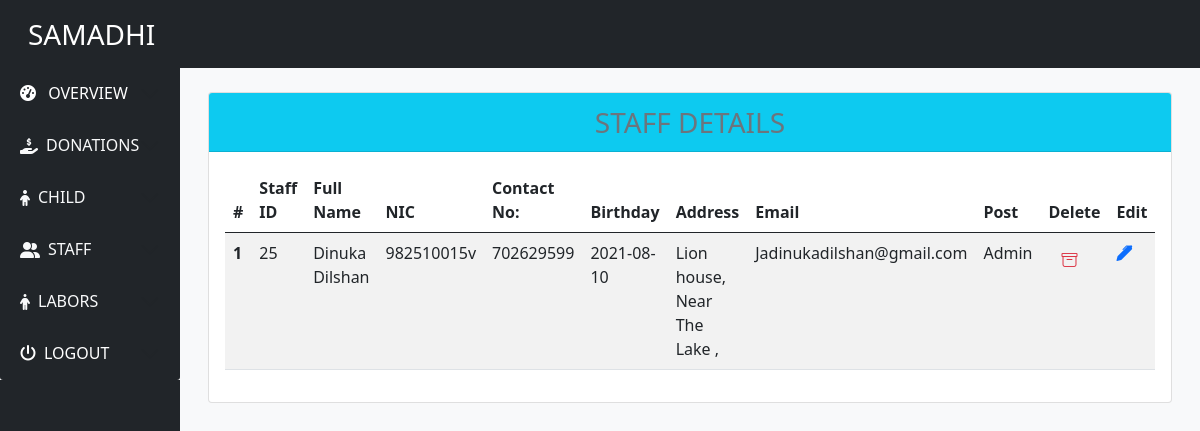
/viewStaff.php (signed in), run on the app's committed database.
### tables this page shows
CREATE TABLE `staff` (
  `staffid` int(11) NOT NULL,
  `Name` varchar(50) DEFAULT NULL,
  `ContactNo` int(10) DEFAULT NULL,
  `Address` varchar(50) DEFAULT NULL,
  `username` varchar(50) DEFAULT NULL,
  `password` varchar(50) DEFAULT NULL,
  `birthDay` date DEFAULT NULL,
  `NIC` varchar(15) NOT NULL,
  `gender` varchar(10) NOT NULL,
  `email` varchar(100) NOT NULL,
  `post` varchar(10) NOT NULL
);

### viewStaff.php (the view, shortened to what this page needs)
<?php
include("sql.php");
$queryForStaffdDetails = "SELECT * FROM `staff`";
$resultForStaff = mysqli_query($connection, $queryForStaffdDetails);
$staffArray = mysqli_fetch_all($resultForStaff, MYSQLI_ASSOC);
include("header.php");
?>
<div class="container-fluid mt-3 lg-mt-0">
    <div class="row  mt-lg-4 mx-1">
        <div class="col-lg-12">
            <div class="card">
                <div class="card-header text-center bg-info text-muted fs-3 ">
                    STAFF DETAILS
                </div>
                <div class="card-body">
                    <div class="table-responsive">
                    <table class="table table-striped" id="myTable">
                        <thead>
                            <tr>
                                <th scope="col">#</th>
                                <th scope="col">Staff ID</th>
                                <th scope="col">Full Name</th>
                                <th scope="col">NIC</th>
                                <th scope="col">Contact No:</th>
                                <th scope="col">Birthday</th>
                                <th scope="col">Address</th>
                                <th scope="col">Email</th>
                                <th scope="col">Post</th>
                                <th scope="col" class="">Delete</th>
                                <th scope="col" class="">Edit</th>
                            </tr>
                        </thead>
                        <tbody>
                            <?php $count = 1 ?>
                            <?php foreach ($staffArray as $staff) : ?>
                                <tr onclick="myFunction(this)" data-bs-toggle="modal" data-bs-target="#exampleModal">
                                    <th scope="row"><?php echo $count ?></th>
                                    <td><?php echo $staff['staffid'] ?></td>
                                    <td><?php echo $staff['Name'] ?></td>
                                    <td><?php echo $staff['NIC'] ?></td>
                                    <td><?php echo $staff['ContactNo'] ?></td>
                                    <td><?php echo $staff['birthDay'] ?></td>
                                    <td><?php echo $staff['Address'] ?></td>
                                    <td><?php echo $staff['email'] ?></td>
                                    <td><?php echo $staff['post'] ?></td>
                                    <form action="viewStaff.php" method="POST">
                                        <td class="text-danger"><button name="submitID" value="<?php echo $staff['staffid'] ?>" type="submit" class="btn text-danger"><i class="bi bi-archive"></i></button></td>
                                    </form>
                                    <td><i class="bi bi-pen-fill text-primary"></i></td>
                                </tr>
                                <?php $count++ ?>
                            <?php endforeach ?>
                        </tbody>
                    </table>
                    </div>
                </div>
            </div>
        </div>
    </div>
</div>
<?php
include("footer.php");
?>

### data on the page
staff: staffid "25", Name "Dinuka Dilshan", NIC "982510015v", ContactNo "702629599", birthDay "2021-08-10", Address "Lion house, Near The Lake ,", email "Jadinukadilshan@gmail.com", post "Admin"
